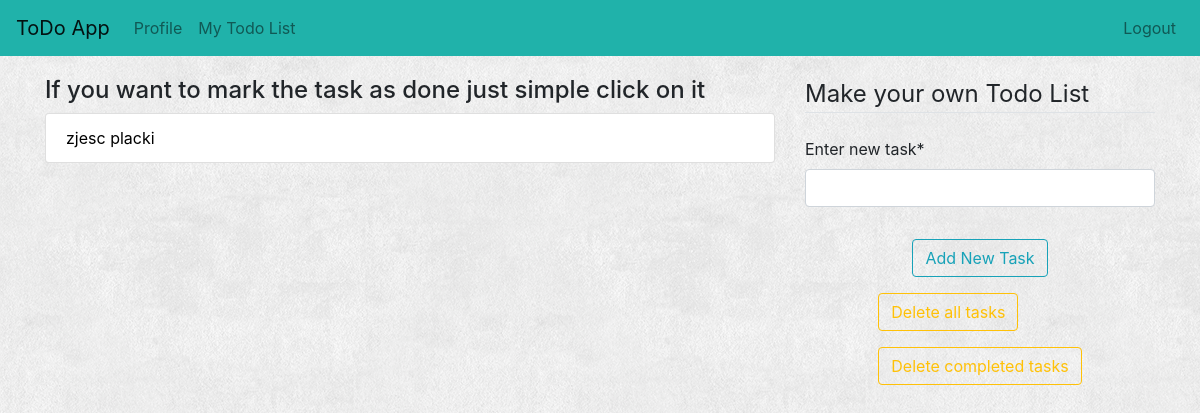
The app's page /todolist/ (signed in), older data.
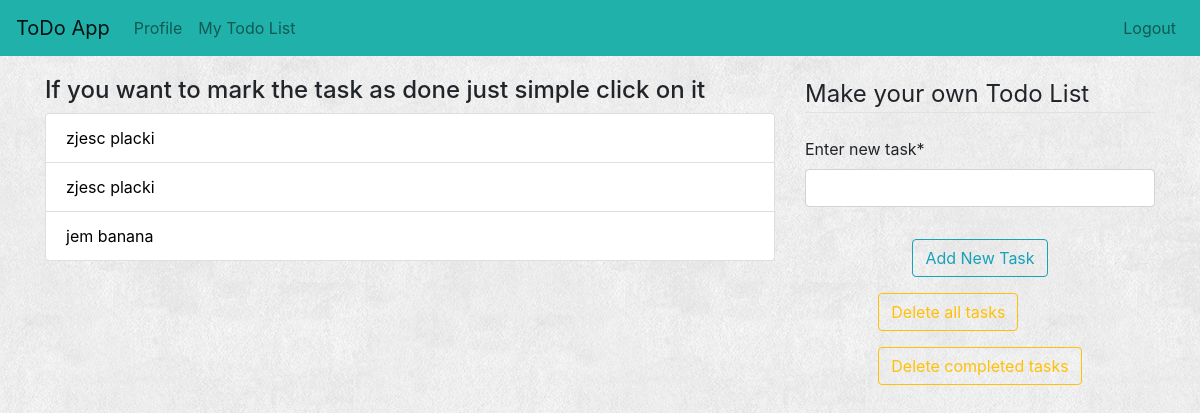
The same page, newer data.
### todo_app/models.py (models this page shows)
class TodoList(models.Model):
    task = models.CharField(max_length=300)
    author = models.ForeignKey(User, on_delete=models.CASCADE)
    complete = models.BooleanField(default=False)
    def __str__(self):
        return self.task

### todo_app/views.py (the view)
# urls.py: path('todolist/', views.todo_list, name='todo-list'),
@login_required
def todo_list(request):
    user = request.user
    tasks_list = TodoList.objects.filter(author=user)
    form = TasksForm()
    context = {'form': form, 'tasks_list': tasks_list}
    return render(request, 'todo_app/todo_list.html', context)

### todo_app/forms.py
class TasksForm(ModelForm):
    class Meta:
        model = TodoList
        fields = ['task']
    def __init__(self, *args, **kwargs):
        super(TasksForm, self).__init__(*args, **kwargs)
        self.fields['task'].label = 'Enter new task'

### todo_app/templates/todo_app/todo_list.html (shortened to what this page needs)
<!DOCTYPE html>
{% extends 'todo_app/base.html'%}
{% load crispy_forms_tags %}
{% block content %}
 <main role="main" class="container">
      <div class="row">
        <div class="col-md-8">
            <h4>If you want to mark the task as done just simple click on it</h4>
            <div class="tasks-content">
                <ul class="list-group">
                    {%for one_task in tasks_list %}
                        {% if one_task.complete %}
                    <li class="list-group-item task-completed"><a href="{% url 'uncompleted' one_task.id %}">{{one_task}} completed</a></li>
                        {% else %}
                            <li class="list-group-item "><a href="{% url 'complete' one_task.id %}">{{one_task}}</a></li>
                        {% endif %}
                    {% endfor %}
                </ul>
            </div>
        </div>
      <div class="col-md-4">
           <div class="form-content">
               <div class="form">
                    <form action="{% url 'add-new' %}" method="POST">
                        <fieldset class="form-group">
                            <legend class="border-bottom mb-4">Make your own Todo List</legend>
                                {{ form|crispy}}
                        </fieldset>
                <div align="center" class="form-group">
                    <button  class="btn btn-outline-info" type="submit">Add New Task</button>
                </div>
                      </form>
                </div>
                    <div align="center" class="buttons">
                        <div class="btn-group-vertical">
                            <a href ="{% url 'delete-all' %} ">
                                <button class="btn btn-outline-warning mb-3" type="submit">Delete all tasks</button>
                            </a>
                            <a href ="{% url 'delete-done' %} ">
                                <button class="btn btn-outline-warning" type="submit">Delete completed tasks</button>
                            </a>
                    </div>
                </div>
        </div>
      </div>
      </div>
 </main>
{%endblock content %}

Row changes from the older to the newer data that the page shows:
added TodoList: task "zjesc placki"
added TodoList: task "jem banana"
